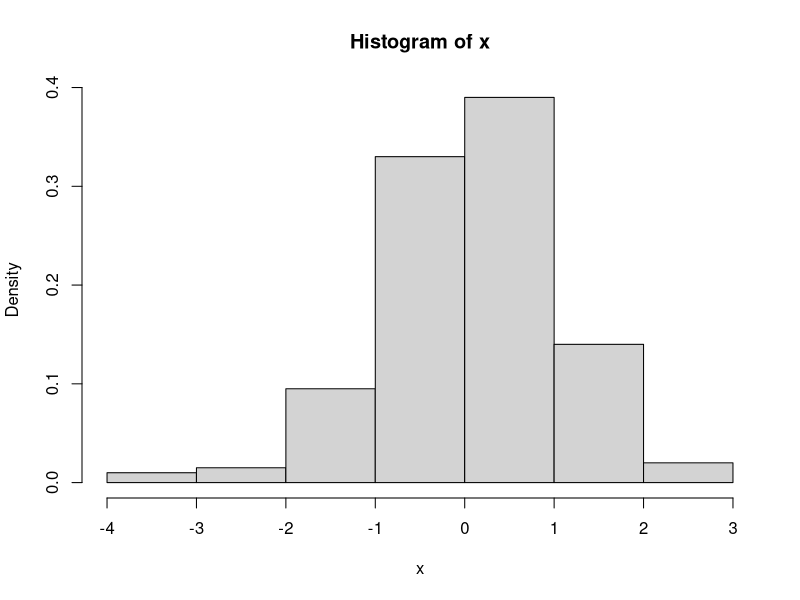

This figure's R source:
#Example function with if inside to print hist graph.

sumfun<- function(x, display =FALSE, type=0, prob=FALSE) {
  if (display == FALSE) {
    cat("Summary of input:\n")
    return(summary(x))
  }
  if (display==TRUE) {
    if (type==0) {
      return(print("Please specify type as either hist or density"))
    }
    if(type=="density") {
      return(plot(density(x)))
    }
    if (type=="hist") {
      if (prob==TRUE) {
        return(hist(x, freq = FALSE))
      }
      if (prob==FALSE) {
        return(hist(x, freq = TRUE))
      }
    }
  }
}
set.seed(1234)
sumfun(rnorm(200), display = FALSE)
sumfun(rnorm(200), display = TRUE, type="hist", prob = TRUE)
